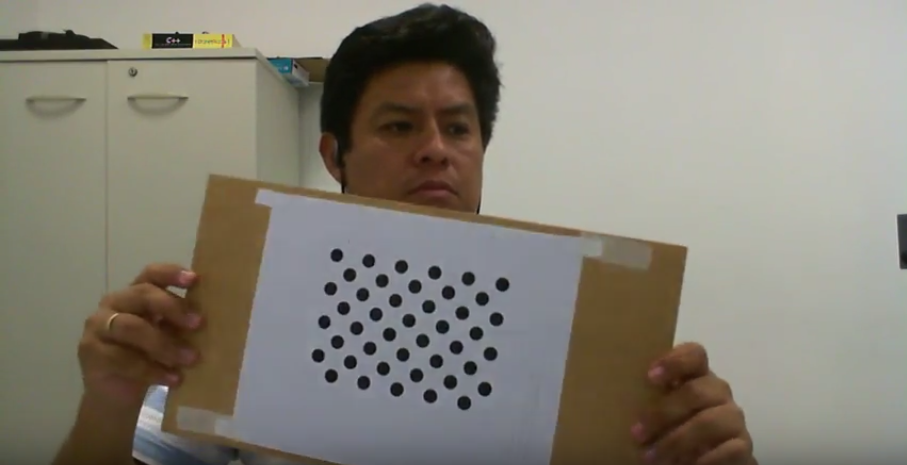
//> input picture images/Captura1.PNG, 907 x 465 px, given in place of PadronAnillos_03.avi, which was not available
$ ./main   (built with g++ and OpenCV 4)
//> lines starting //> are read from the running program, lines starting //| are printed output that depends on the picture; after the words box and inside, x2 and y2 are one past the last pixel; in counts of white or black regions, pixels touching at a corner belong together; pictures that were not available may be replaced by others from this repository, and a replacement may not be noted
//#include <opencv2/imgproc/imgproc.hpp>
#include <opencv2/opencv.hpp>
#include <opencv2/highgui/highgui_c.h>
#include <vector>
#include <iostream>
#include <stdio.h>
#include <stdlib.h>
#include<omp.h>

using namespace cv;
using namespace std;

/// Function header
void thresh_callback(int, void*);

float dot(Point2f a, Point2f b) {
	return (a.x*b.x + a.y*b.y) / (cv::sqrt(a.x*a.x + a.y*a.y)*cv::sqrt(b.x*b.x + b.y*b.y));
}

// [4 lines left out: function euclideanDist, not called in this run]

struct node {
	Point2f center;
	int count;
	float w;

	node(Point center, int count, float w)
	{
		this->center = center;
		this->count = count;
		this->w = w;
	}
};

// [63 lines left out: functions getDirection, getSen, rectifyGrid, not called in this run]

// Draw a single point
static void draw_point(Mat& img, Point2f fp, Scalar color)
{
	circle(img, fp, 2, color, CV_FILLED, CV_AA, 0);
}

// Draw delaunay triangles
// [88 lines left out: functions draw_delaunay, draw_subdiv_point, draw_subdiv, locate_point, not called in this run]

/** @function main */
int main(int argc, char** argv)
{
	VideoCapture cap("videos/PadronAnillos_03.avi");

	// Check if camera opened successfully
	if (!cap.isOpened()) {
		cout << "Error opening video stream or file" << endl;
		return -1;
	}

	char time[55], id[3];
	double start_time, gray_time, blur_time, threshold_time, canny_time, ellipse_time, grid_time;
	int all = 0, full = 0;

	Mat src, src_gray, src_threshold, src_blur, src_canny, src_ellipses;
	int thresh = 90;
	int max_thresh = 255;
	RNG rng(12345);

	while (true) {
		/// Load source image and convert it to gray
		//src = imread("images/Captura14.PNG", 1);
		cap >> src;
//> src is the input picture: 465 rows x 907 cols, CV_8UC3; mean B, G, R 120.4, 131.3, 135.6

		// If the frame is empty, break immediately
		if (src.empty())
			break;

		/// Convert image to gray
		start_time = omp_get_wtime();
		cvtColor(src, src_gray, CV_BGR2GRAY);
		gray_time = omp_get_wtime() - start_time;

		/// Convert image to blur
		start_time = omp_get_wtime();
		blur(src_gray, src_blur, Size(3, 3));
		blur_time = omp_get_wtime() - start_time;

		// 0: Binary
		// 1: Binary Inverted
		// 2: Threshold Truncated
		// 3: Threshold to Zero
		// 4: Threshold to Zero Inverted

		/// Detect edges using Threshold
		start_time = omp_get_wtime();
		threshold(src_blur, src_threshold, 100, 255, 3);
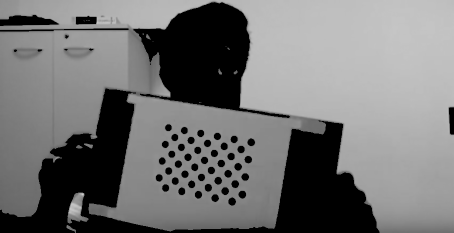
//> src_threshold: 465 rows x 907 cols, CV_8UC1 (shown at 1/2 size); min 0, max 212, mean 114.8
		threshold_time = omp_get_wtime() - start_time;

		/// Detect edges using canny
		start_time = omp_get_wtime();
		Canny(src_threshold, src_canny, thresh, thresh * 2, 3);
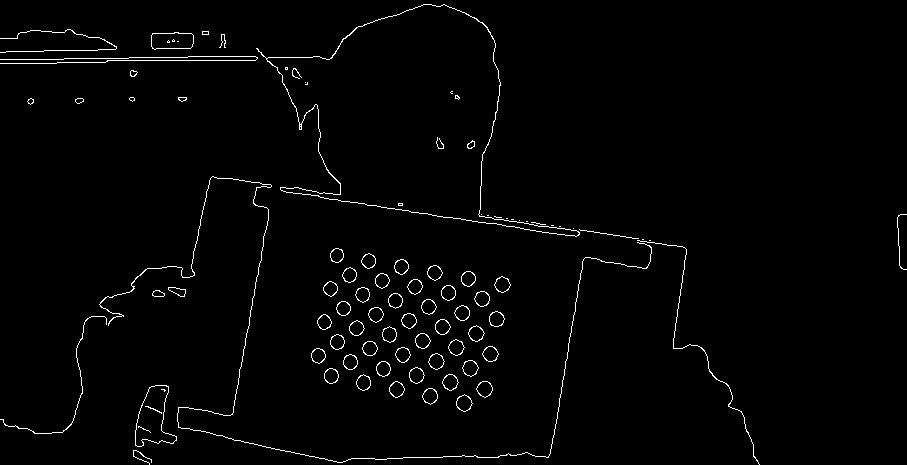
//> src_canny: 465 rows x 907 cols, CV_8UC1; 1.6% white in thin lines or dots
		canny_time = omp_get_wtime() - start_time;

		vector<vector<Point> > contours;
		vector<Vec4i> hierarchy;
		/// Find contours
		start_time = omp_get_wtime();
		findContours(src_canny, contours, hierarchy, CV_RETR_TREE, CV_CHAIN_APPROX_SIMPLE, Point(0, 0));
//> contours = 156 contours, 46 with area under 20; largest, box (x1, y1, x2, y2) and area: (256, 4, 580, 237) 34498, (266, 4, 580, 237) 34402, (135, 385, 177, 447) 1454, (135, 385, 177, 447) 1448, (151, 32, 194, 50) 626

		/// Find the rotated rectangles and ellipses for each contour
		vector<RotatedRect> minRect(contours.size());
		vector<RotatedRect> minEllipse(contours.size());

		for (int i = 0; i < contours.size(); i++)
		{
			minRect[i] = minAreaRect(Mat(contours[i]));
			if (contours[i].size() > 5)
			{
				minEllipse[i] = fitEllipse(Mat(contours[i]));
			}
		}
//> after the loop, minRect = 156 RotatedRects (x, y, width, height, angle), first 8: [141.7, 456.6, 6.71, 21.47, -63.43], [463.6, 402.7, 15.65, 16.1, -26.57], [463.8, 402.8, 14.14, 14.85, -45], [429.8, 395.8, 15.56, 14.85, -45], [429.8, 395.8, 14.14, 13.44, -45], [153.1, 415, 41.66, 59.43, -5.36], [153, 415, 41.48, 59.37, -5.53], [144.1, 428.8, 1.31, 13.38, -67.38]; minEllipse = 156 RotatedRects (x, y, width, height, angle), first 8: [139.2, 455.5, 6.29, 26.75, 118.6], [463.7, 402.7, 15.36, 16, 164.8], [463.7, 402.7, 15.16, 16.27, 28.44], [429.8, 395.6, 14.67, 15.44, 17.2], [429.7, 395.6, 14.63, 15.63, 158.2], [155.9, 418.2, 41.4, 61.63, 8.78], [155.7, 417.6, 40.13, 59.83, 10.48], [143.1, 428.5, 1.3, 16.75, 113.2]

		// Draw ellipses
		src_ellipses = Mat::zeros(src_canny.size(), CV_8UC3);
		Point2f last(-10, -10);
		std::vector<node> centers;
		int n = 0;
		for (int i = 0; i < contours.size(); i++)
		{
			Scalar color = Scalar(rng.uniform(0, 255), rng.uniform(0, 255), rng.uniform(0, 255));
			Point2f np(minEllipse[i].center.x, minEllipse[i].center.y);
			if (norm(last - np) < 5) {
				centers[n - 1].count++;
				float w_np = pow(minEllipse[i].size.area(), 3);
				centers[n - 1].center = (np*w_np + centers[n - 1].center*centers[n - 1].w) / (w_np + centers[n - 1].w);
				if (centers[n - 1].count > 2) {
					ellipse(src_ellipses, minEllipse[i], color, 2, 8);
				}
			}
			else {
				n++;
				centers.push_back(node(np, 1, pow(minEllipse[i].size.area(), 3)));
			}
			last = np;
		}
//> this loop made 156 passes
//> (this->center in node, this->w in node, last) on passes 1, 2, 4, 6, 8, 9, 10, 11: (Point(139, 455), 4753232, Point(139.2, 455.5)), (Point(464, 403), 14860853, Point(463.7, 402.7)), (Point(430, 396), 11617287, Point(429.8, 395.7)), (Point(156, 418), 1.66e+10, Point(155.9, 418.2)), (Point(143, 428), 10355.9, Point(143.1, 428.5)), (Point(153, 409), 14490.1, Point(153.5, 409.1)), (Point(165, 389), 682.6, Point(164.8, 389.2)), (Point(484, 389), 13809880, Point(484.2, 388.6))
//> after the loop, n = 90

		ellipse_time = omp_get_wtime() - start_time;


		start_time = omp_get_wtime();
		std::vector<cv::Point2f> PointBuffer;
		for (auto center : centers) {
			if (center.count > 3)
				PointBuffer.push_back(center.center);
		}
//> this loop made 90 passes

		Scalar color = Scalar(0, 0, 255);
		for (auto p : PointBuffer) {
			draw_point(src, p, color);
		}
//> this loop made 2 passes
		grid_time = omp_get_wtime() - start_time;

		if (PointBuffer.size() == 30)
			full++;
		all++;


		sprintf_s(time, "Gray Time: %.3f", gray_time);
		putText(src_gray, time, Point2f(15, 25), FONT_HERSHEY_PLAIN, 1.5, Scalar(0, 0, 255, 255), 2);
		imshow("Gray Format", src_gray);
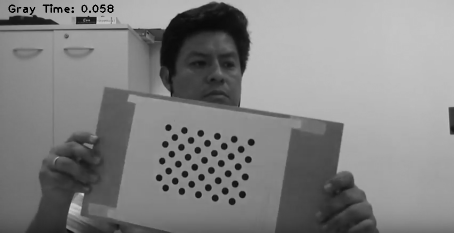
//> window 'Gray Format': 465 rows x 907 cols, CV_8UC1 (shown at 1/2 size); min 0, max 227, mean 130.9

		sprintf_s(time, "Blur Time: %.3f", blur_time);
		putText(src_blur, time, Point2f(15, 25), FONT_HERSHEY_PLAIN, 1.5, Scalar(0, 0, 255, 255), 2);
		imshow("Blur Filter", src_blur);
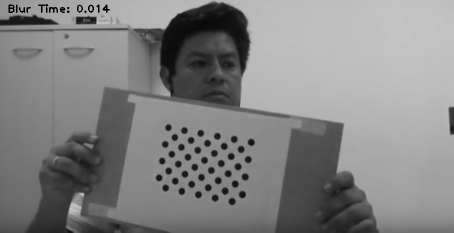
//> window 'Blur Filter': 465 rows x 907 cols, CV_8UC1 (shown at 1/2 size); min 0, max 212, mean 130.9

		sprintf_s(time, "Threshold Time: %.3f", threshold_time);
		putText(src_threshold, time, Point2f(15, 25), FONT_HERSHEY_PLAIN, 1.5, Scalar(0, 0, 255, 255), 2);
		imshow("Threshold", src_threshold);
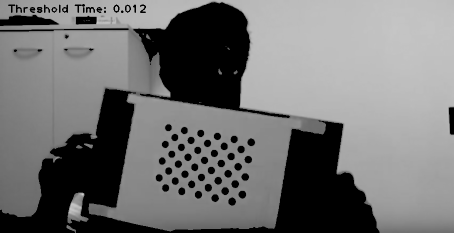
//> window 'Threshold': 465 rows x 907 cols, CV_8UC1 (shown at 1/2 size); min 0, max 212, mean 114.2

		sprintf_s(time, "Canny Time: %.3f", canny_time);
		putText(src_canny, time, Point2f(15, 25), FONT_HERSHEY_PLAIN, 1.5, Scalar(0, 0, 255, 255), 2);
		imshow("Canny Filter", src_canny);

		sprintf_s(time, "Ellipses Time: %.3f", ellipse_time);
		putText(src_ellipses, time, Point2f(15, 25), FONT_HERSHEY_PLAIN, 1.5, Scalar(0, 0, 255, 255), 2);
		imshow("Ellipses", src_ellipses);
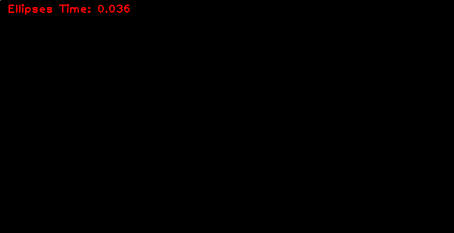
//> window 'Ellipses': 465 rows x 907 cols, CV_8UC3 (shown at 1/2 size); mean B, G, R 0, 0, 0.9

		sprintf_s(time, "Grid Time: %.3f - Total Time: %.3f - Acc: %.2f", grid_time, gray_time+blur_time+threshold_time+canny_time+ellipse_time+grid_time, 100.0*(float)full / float(all));
		putText(src, time, Point2f(15, 25), FONT_HERSHEY_PLAIN, 1.5, Scalar(0, 0, 255, 255), 2);
		imshow("Points", src);
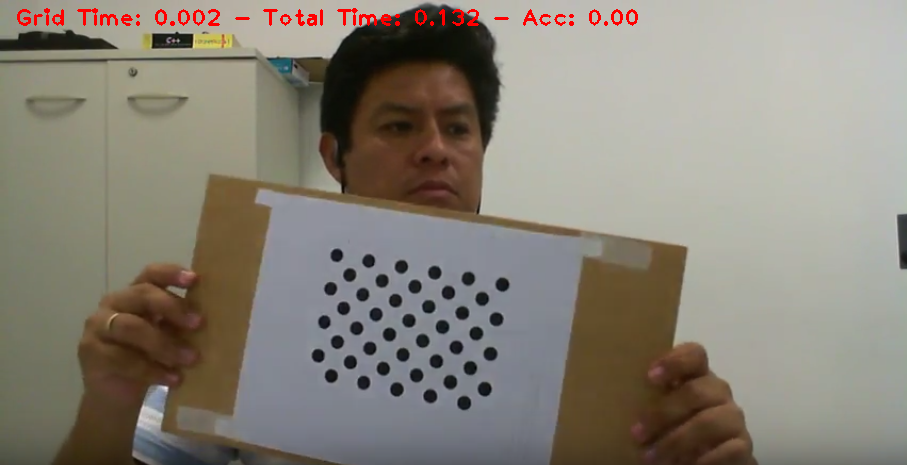
//> window 'Points': 465 rows x 907 cols, CV_8UC3; mean B, G, R 119.4, 130.3, 136.3

		if (all == 200) {
			all = 0;
			full = 0;
		}

		// Press  ESC on keyboard to exit
		char c = (char)waitKey(25);
//> the Esc key is pressed
		if (c == 27)
			break;
	}
	// When everything done, release the video capture object
	cap.release();

	// Closes all the frames
	destroyAllWindows();
	waitKey(0);
	return(0);
}

/** @function thresh_callback */
/*void thresh_callback(int, void*)
{
	Mat threshold_output;
	vector<vector<Point> > contours;
	vector<Vec4i> hierarchy;

	/// Detect edges using Threshold
	threshold(src_gray, threshold_output, 100, 255, THRESH_BINARY);

	/// Detect edges using canny
	Canny(threshold_output, threshold_output, thresh, thresh * 2, 3);

	/// Find contours
	findContours(threshold_output, contours, hierarchy, CV_RETR_TREE, CV_CHAIN_APPROX_SIMPLE, Point(0, 0));

	/// Find the rotated rectangles and ellipses for each contour
	vector<RotatedRect> minRect(contours.size());
	vector<RotatedRect> minEllipse(contours.size());

	for (int i = 0; i < contours.size(); i++)
	{
		minRect[i] = minAreaRect(Mat(contours[i]));
		if (contours[i].size() > 5)
		{
			minEllipse[i] = fitEllipse(Mat(contours[i]));
		}
	}

	// Draw ellipses
	Mat drawing = Mat::zeros(threshold_output.size(), CV_8UC3);
	Point2f last(-10, -10);
	std::vector<node> centers;
	int n = 0;
	for (int i = 0; i < contours.size(); i++)
	{
		Scalar color = Scalar(rng.uniform(0, 255), rng.uniform(0, 255), rng.uniform(0, 255));
		Point2f np(minEllipse[i].center.x, minEllipse[i].center.y);
		if (norm(last - np) < 5) {
			centers[n - 1].count++;
			float w_np = pow(minEllipse[i].size.area(), 3);
			centers[n - 1].center = (np*w_np + centers[n - 1].center*centers[n - 1].w) / (w_np + centers[n - 1].w);
			if (centers[n - 1].count > 2) {
				ellipse(drawing, minEllipse[i], color, 2, 8);
			}
		}
		else {
			n++;
			centers.push_back(node(np, 1, pow(minEllipse[i].size.area(), 3)));
		}
		last = np;
	}

	std::vector<cv::Point2f> PointBuffer;

	for (auto center : centers) {
		if (center.count > 3)
			PointBuffer.push_back(center.center);
	}

	// Rectangle to be used with Subdiv2D
	Size size = src_gray.size();
	Point2f oo(size);
	Point2f ox(Size(0,0));
	Point2f oy(size);
	Point2f ow(Size(0, 0));

	Rect rect(0, 0, size.width, size.height);
	// Create an instance of Subdiv2D
	Subdiv2D subdiv(rect);
	// Define window names
	string win_delaunay = "Delaunay Triangulation";
	// Define colors for drawing.
	Scalar delaunay_color(255, 255, 255), points_color(0, 0, 255);
	// Turn on animation while drawing triangles
	bool animate = false;
	// Insert points into subdiv
	for (vector<Point2f>::iterator it = PointBuffer.begin(); it != PointBuffer.end(); it++)
	{
		oo = ((*it).x < oo.x) ? (*it) : oo;
		ox = ((*it).y > ox.y) ? (*it) : ox;
		oy = ((*it).y < oy.y) ? (*it) : oy;
		ow = ((*it).x > ow.x) ? (*it) : ow;

		subdiv.insert(*it);
		// Show animation
		if (animate)
		{
			Mat img_copy = src.clone();
			// Draw delaunay triangles
			draw_subdiv(img_copy, subdiv, delaunay_color);
			imshow(win_delaunay, img_copy);
			waitKey(100);
		}

	}

	//cv::Point2f* nearests;
	//subdiv.findNearest(origin, nearests);
	// Draw delaunay triangles
	draw_subdiv(src, subdiv, delaunay_color);


	// Draw points
	/*for (int i = 0; i < 3; i++) {
		draw_point(src, nearests[i], points_color);
	}*/

	/*draw_point(src, oo, points_color);
	draw_point(src, ox, points_color);
	//draw_point(src, oy, points_color);
	//draw_point(src, ow, points_color);


	//vector<Point2f> pointsForSearch; //Insert all 2D points to this vector
	flann::KDTreeIndexParams indexParams;
	flann::Index kdtree(Mat(PointBuffer).reshape(1), indexParams);

	vector<Point2f> grid;
	float epsilon = 0.1;
	Point2f vox = ox - oo;
	last = oo;
	grid.push_back(last);
	do{
		vector<float> query;
		query.push_back(last.x); //Insert the 2D point we need to find neighbours to the query
		query.push_back(last.y); //Insert the 2D point we need to find neighbours to the query
		vector<int> indices;
		vector<float> dists;
		kdtree.knnSearch(query, indices, dists, 5);
		indices.erase(indices.begin());
		for (int idx: indices) {
			Point2f pbidx = PointBuffer[idx];
			float sen = getSen(PointBuffer[idx] - oo, Point2f(-vox.y, vox.x));
			if ((PointBuffer[idx].x -last.x)> 0.0001 && sen > 0.98 ) {
				draw_point(src, PointBuffer[idx], points_color);
				last = PointBuffer[idx];
				grid.push_back(last);
				break;
			}
		}
	} while (euclideanDist(last, ox) > 0.01);

	if (grid.size() == 5) {
		ox = oo;
		oo = oy;
		oy = ow;


		vox = ox - oo;
		last = oo;
		grid.push_back(last);
		do {
			vector<float> query;
			query.push_back(last.x); //Insert the 2D point we need to find neighbours to the query
			query.push_back(last.y); //Insert the 2D point we need to find neighbours to the query
			vector<int> indices;
			vector<float> dists;
			kdtree.knnSearch(query, indices, dists, 5);
			indices.erase(indices.begin());
			for (int idx : indices) {
				Point2f pbidx = PointBuffer[idx];
				float sen = getSen(PointBuffer[idx] - oo, Point2f(-vox.y, vox.x));
				if ((PointBuffer[idx].x - last.x) > 0.0001 && sen > 0.98) {
					draw_point(src, PointBuffer[idx], points_color);
					last = PointBuffer[idx];
					grid.push_back(last);
					break;
				}
			}
		} while (euclideanDist(last, ox) > 0.01);
	}

	imshow(win_delaunay, src);

	/*cv::drawChessboardCorners(src, Size(6, 5), PointBuffer, true);
	namedWindow("Pattern", CV_WINDOW_AUTOSIZE);
	imshow("Pattern", src);*/

	/// Show in a window
	//namedWindow("Contours", CV_WINDOW_AUTOSIZE);
	//imshow("Contours", drawing);
//}

$ run again, on images/Captura11.PNG
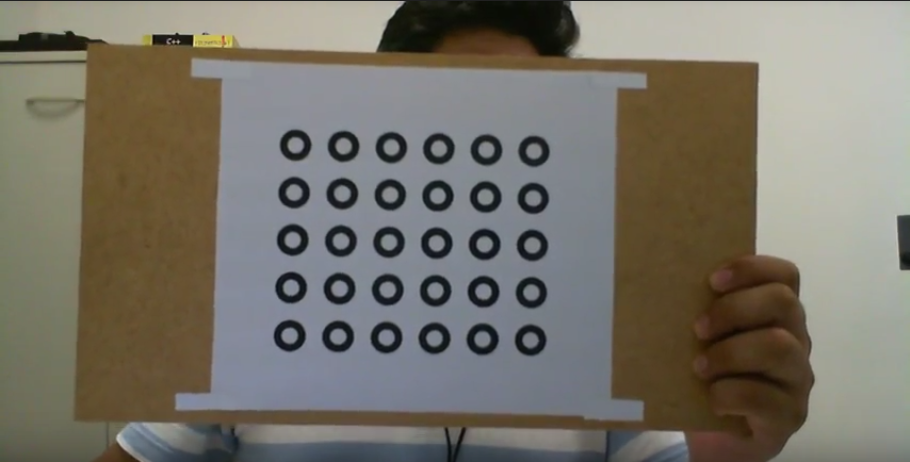
//> input picture images/Captura11.PNG, 910 x 462 px, given in place of PadronAnillos_03.avi, which was not available
//> src is the input picture: 462 rows x 910 cols, CV_8UC3; mean B, G, R 104.8, 115.2, 119.6
//> `Canny(src_threshold, src_canny, thresh, thresh * 2, 3);`:
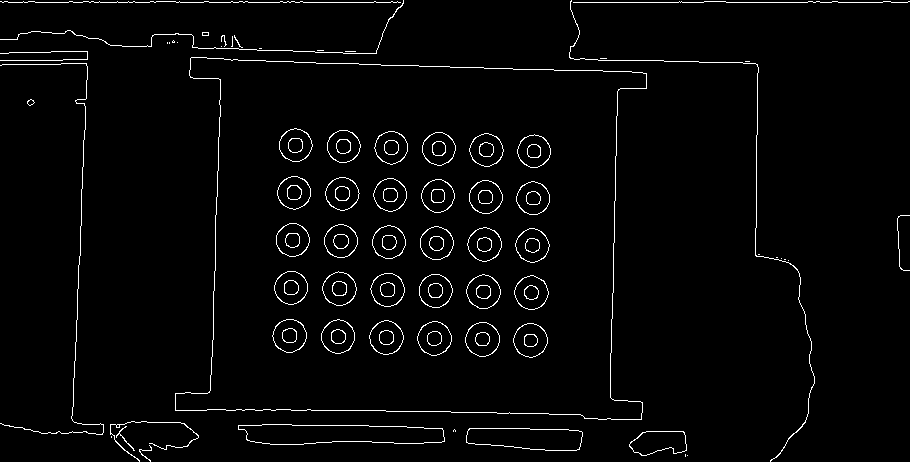
//> src_canny: 462 rows x 910 cols, CV_8UC1; 2.5% white in thin lines or dots
//> contours = 166 contours, 33 with area under 20; largest, box (x1, y1, x2, y2) and area: (175, 57, 647, 420) 140174, (175, 57, 647, 420) 140168, (238, 424, 445, 445) 3348, (238, 424, 445, 445) 3344, (466, 428, 583, 451) 2128
//> after the loop `for (int i = 0; i < contours.size(); i++)`: minRect = 166 RotatedRects (x, y, width, height, angle), first 8: [687, 455, 0, 0, -90], [685, 455, 2, 0, -90], [144.7, 452.6, 15.84, 12.04, -84.81], [111, 436.5, 1, 0, -90], [657.3, 442.2, 57.01, 23.95, -3.81], [657.4, 442.2, 56.94, 23.95, -3.81], [454, 430, 2, 2, -90], [523.9, 438.7, 21.58, 116, -88.53]; minEllipse = 166 RotatedRects (x, y, width, height, angle), first 8: [0, 0, 0, 0, 0], [0, 0, 0, 0, 0], [146.3, 451.2, 11.16, 18.59, 148], [0, 0, 0, 0, 0], [659.7, 441.8, 23.99, 63.34, 86.65], [659.1, 441.9, 23.68, 62.35, 86.09], [454, 430.5, 2.12, 3, 0], [528.4, 437.6, 22.29, 139.7, 92.3]
//> the loop `for (int i = 0; i < contours.size(); i++)` made 166 passes
//> (this->center in node, this->w in node, last) on passes 3, 5, 7, 8, 10, 11, 13, 14: (Point(146, 451), 8925808, Point(146.3, 451.2)), (Point(660, 442), 3.51e+09, Point(659.7, 441.8)), (Point(454, 430), 257.7, Point(454, 430.5)), (Point(528, 438), 3.02e+10, Point(528.4, 437.6)), (Point(117, 433), 13599716, Point(117.2, 433.1)), (Point(340, 434), 1.14e+11, Point(339.6, 434)), (Point(149, 436), 3.47e+10, Point(149.2, 435.8)), (Point(118, 426), 1000, Point(117.5, 425.5))
//> after the loop `for (int i = 0; i < contours.size(); i++)`: centers = 57 items; n = 57
//> the loop `for (auto center : centers)` made 57 passes
//> the loop `for (auto p : PointBuffer)` made 32 passes
//> p on passes 2 to 9: Point(530.1, 339.9), Point(482.1, 339), Point(434, 338), Point(386, 337), Point(337.8, 336.1), Point(289.1, 335.1), Point(531, 292.1), Point(483.1, 291.1)
//> `imshow("Points", src);`:
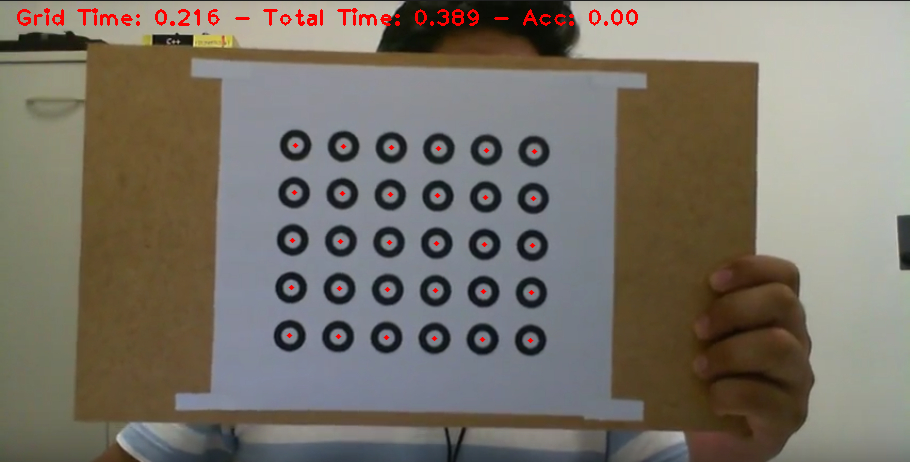
//> window 'Points': 462 rows x 910 cols, CV_8UC3; mean B, G, R 103.8, 114.2, 120.5
